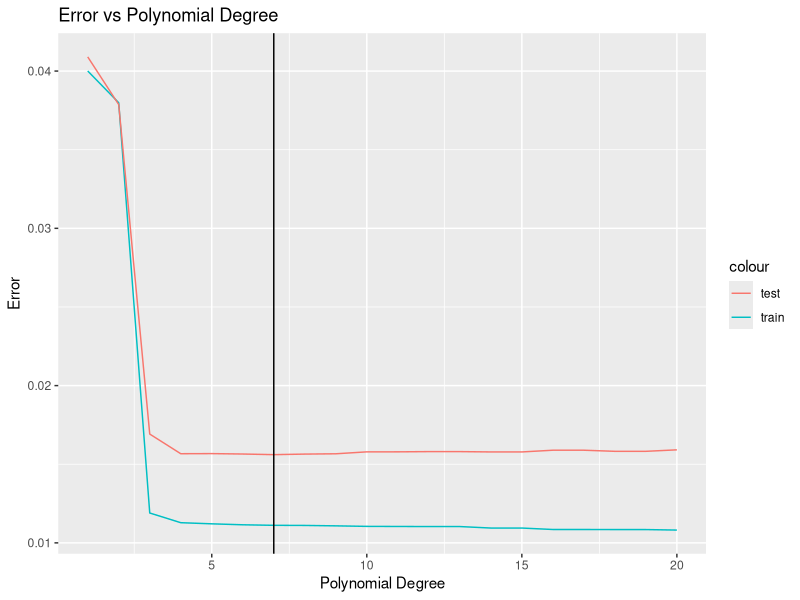
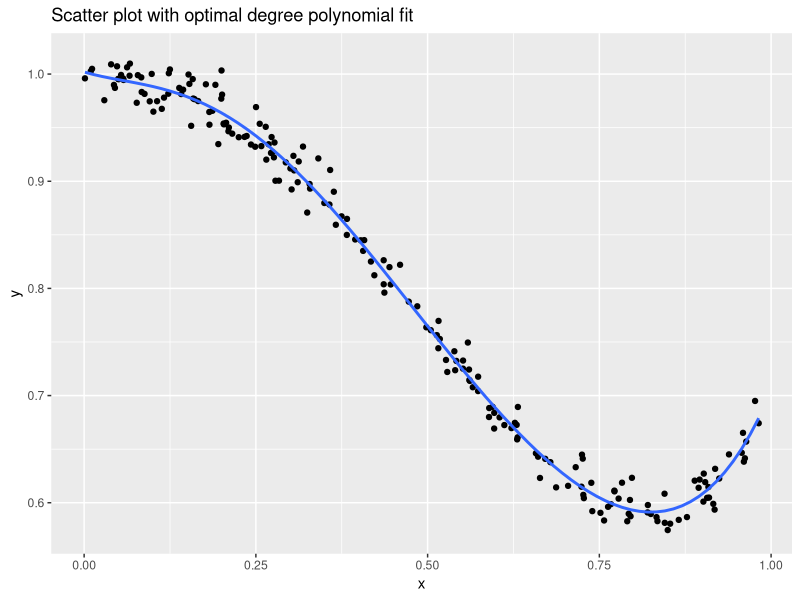

Write the R code that produced these figures, in order.
library(ggplot2)
set.seed(4)
# read data
data <- read.table('polyfit.tsv', header=T)

# split into train / test data
split <- function(x){
  n = dim(x)[1]
  train_index = as.numeric(sample(rownames(x),n/2,replace=FALSE))
  train = x[train_index,]
  test = x[-train_index,]
  split = list("train"=train,"test"=test)
  return(split)  
}

prepared_data <- split(data)


# fit a model and compute train / test error for each degree
fit <- function(data,degree){
  models <- lapply(1:degree, function(n)
    lm(y ~ poly(x, n, raw=T), data = data$train)
  )
  train.rmse <-lapply(1:degree, function(n)
    sqrt(mean((data$train$y - fitted(models[[n]])) ^ 2))
  )
  test.rmse<-lapply(1:degree, function(n)
    sqrt(mean((data$test$y - predict(models[[n]], newdata = data.frame(x = data$test$x))) ^ 2))
  )
  fit_list = list("train"=unlist(train.rmse),"test"=unlist(test.rmse))
  return(fit_list)
}

result <- fit(prepared_data,20)

# select best model
select_best <- function(result){
  degree = which.min(result$test)
  return(degree)
}

best_degree <- select_best(result)


# plot fit for RMSE and degree best model
max.degree=length(result$train)
x = c(1:max.degree)
optimal = which.min(result$test)
plot_data =data.frame(train=result$train,test=result$test,x=x)
ggplot(plot_data,aes(x))+
  geom_line(aes(y=train,colour="train"))+
  geom_line(aes(y=test,colour="test"))+
  geom_vline(aes(xintercept=optimal))+
  xlab("Polynomial Degree")+
  ylab("Error")+
  ggtitle("Error vs Polynomial Degree")


#Scatter plot with optimal degree overlayed
ggplot(data,aes(x,y))+
  geom_point()+
  stat_smooth(method="lm",se=TRUE,fill=NA,formula=y~poly(x,degree=6,raw=TRUE))+
  ggtitle("Scatter plot with optimal degree polynomial fit")


# report coefficients for best model
best_model <- lm(y~poly(x,6),data=data)
summary(best_model)$coefficients
